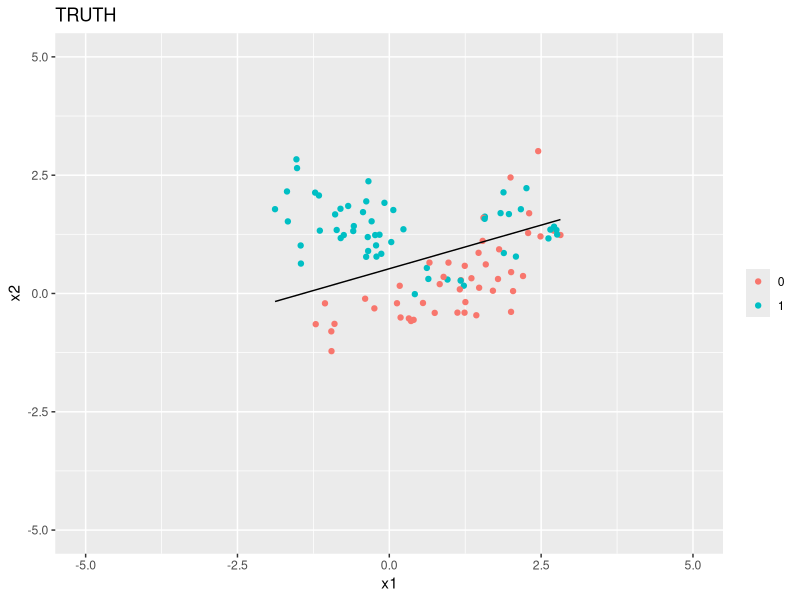
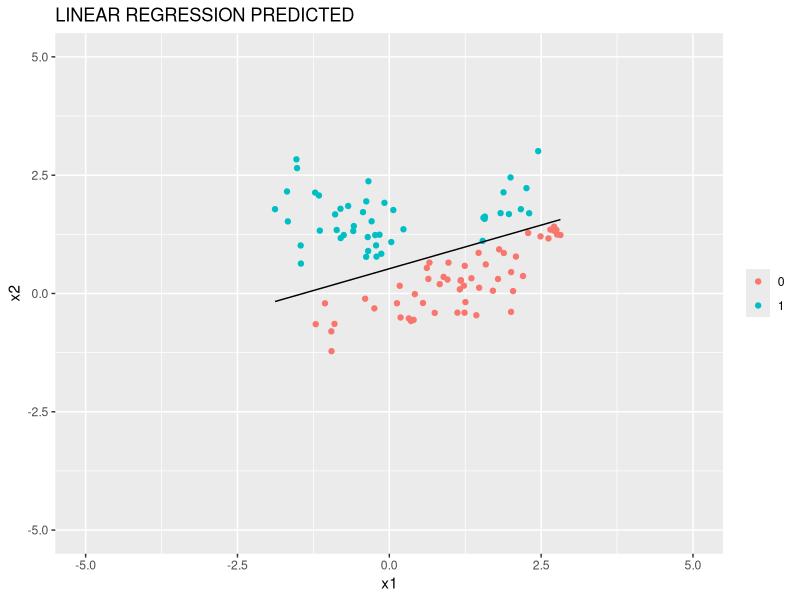
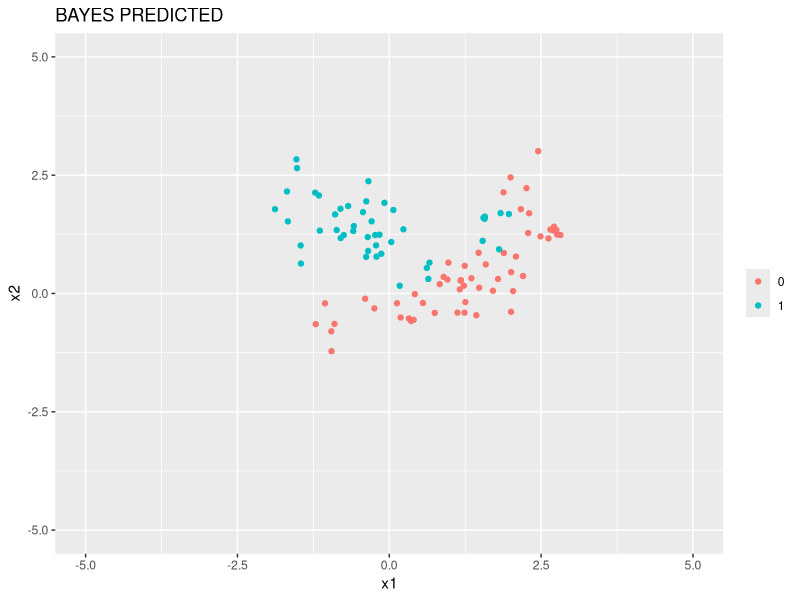

These charts were generated, in order, by the following R code:
# Chapter 2 Normal Mixture Models Simulation
# Alexander Durbin
# Worry about optimization later

rm(list = ls())

library(tidyverse)
library(MASS)
library(mvtnorm)

set.seed(123)


# Generate Data -----------------------------------------------------------

# generate centroids
mu <- c(1, 0)
sigma <- diag(1, nrow = 2)
center <- mvrnorm(n = 5, mu = mu, Sigma = sigma)
centroids <- tibble(x1 = center[, 1], x2 = center[, 2], class = rep(0, 5))


mu <- c(0, 1)
center <- mvrnorm(n = 5, mu = mu, Sigma = sigma)
tmp <- tibble(x1 = center[, 1], x2 = center[, 2], class = rep(1, 5))

centroids <- bind_rows(centroids, tmp)

# generate data

my_data <- tibble(x1 = rep(0, 100), x2 = rep(0, 100), class = rep(NA, 100),
                  subclass = rep(NA, 100))

# make this a function with apply statement later
for (i in 1:nrow(my_data)) {
  
  row_index <- sample(1:10, 1)
  
  new_point <- mvrnorm(n = 1,
                       mu = c(centroids$x1[row_index], centroids$x2[row_index]),
                       Sigma = sigma / 5) 
  
  my_data$x1[i] = new_point[1]
  my_data$x2[i] = new_point[2]
  my_data$class[i] = centroids$class[row_index]
  my_data$subclass[i] = row_index
  
}


# Least squares classification and error rates ----------------------------

# linear model using x1, x2 to predict 0,1 response
lmfit <- lm(class ~ x1 + x2, data = my_data)

# create model matrix
tmp <- my_data %>% 
  dplyr::select(x1, x2) %>% 
  mutate(intercept = rep(1, nrow(my_data))) %>% 
  dplyr::select(intercept, x1, x2)

# predicted values
my_data$yhat <- as.matrix(tmp) %*% coefficients(lmfit)

# encoding of classes
my_data <- my_data %>% 
  mutate(pred_class_reg = ifelse(yhat > 0.5, 1, 0))

my_data <- my_data %>% 
  mutate(x1_seq = seq(min(x1), max(x1), length.out = nrow(my_data))) %>% 
  mutate(x2_seq = (0.5 - coefficients(lmfit)[1] - coefficients(lmfit)[2] * x1_seq) / coefficients(lmfit)[3])

# plot data by class
ggplot(data = my_data) +
  geom_point(mapping = aes(x = x1, y = x2, color = factor(class))) +
  theme(legend.title=element_blank()) +
  ggtitle('TRUTH') +
  geom_line(mapping = aes(x = x1_seq, y = x2_seq)) +
  ylim(-5, 5) +
  xlim(-5, 5)

ggplot(data = my_data) +
  geom_point(mapping = aes(x = x1, y = x2, color = factor(pred_class_reg))) +
  theme(legend.title=element_blank()) +
  ggtitle('LINEAR REGRESSION PREDICTED') +
  geom_line(mapping = aes(x = x1_seq, y = x2_seq)) +
  ylim(-5, 5) +
  xlim(-5, 5)

# Get terms for confusion matrix as in HW0

a <- my_data %>% 
  filter(class == 0, pred_class_reg == 0) %>% 
  nrow()

b <- my_data %>% 
  filter(class == 0, pred_class_reg == 1) %>% 
  nrow()

c <- my_data %>% 
  filter(class == 1, pred_class_reg == 0) %>% 
  nrow()

d <- my_data %>% 
  filter(class == 1, pred_class_reg == 1) %>% 
  nrow()

f_pos_reg <- b / (a + b)
f_neg_reg <- c / (c + d)


# Optimal separating boundary for sequence data ---------------------------------------------

# generate sequences for calculating class probabilities and plotting
# x1_seq <- seq(min(my_data$x1), max(my_data$x1), by = 0.01)
# x2_seq <- seq(min(my_data$x2), max(my_data$x2), length.out = length(x1_seq))
# seq_mat <- cbind(x1_seq, x2_seq)

# function to compute the normal density given data and centroid
# consider using dmvtnorm instead
# norm_den <- function(vec, cent){
#   
#   diff <- vec - cent
#   diff <- as.matrix(diff)
#   thing <- exp((-5 / 2) * diff %*% t(diff))
#   return(thing)
#   
# }

# class 1 numerator and denominator storage
# c1_num <- matrix(data = 0, ncol = 5, nrow = length(x1_seq))
# c1_den <- matrix(data = 0, ncol = 10, nrow = length(x1_seq))

# loop through the centroids and fill each column of c1_num with the density
# for that particular centroid
# for(i in 1:5){
#   # c1_num[, i] <- apply(seq_mat, 1, function(g) norm_den(g, centroids[i, 1:2]))
#   c1_num[, i] <- apply(
#     seq_mat, 1,
#     function(g) dmvnorm(x = g, mean = as.matrix(centroids[i, 1:2]), sigma = diag(1/5, nrow = 2))
#   )
# }
# 
# # do the same except for all 10 centroids
# for(i in 1:10){
#   # c1_den[, i] <- apply(seq_mat, 1, function(g) norm_den(g, centroids[i, 1:2]))
#   c1_den[, i] <- apply(
#     seq_mat, 1,
#     function(g) dmvnorm(x = g, mean = as.matrix(centroids[i, 1:2]), sigma = diag(1/5, nrow = 2))
#   )
# }
# 
# # now sum across the rows
# c1_num <- apply(c1_num, 1, sum)
# c1_den <- apply(c1_den, 1, sum)
# 
# # make a dataframe and add column of the probabilities derived in class
# # make a new column of 1 - class 1 probs = class 2 probs
# seq_mat <- as.tibble(seq_mat) %>%
#   mutate(class_1_probs = c1_num/c1_den) %>% 
#   mutate(class_2_probs = 1 - class_1_probs)
#   
# # find observations where class probabilites are approximately equal
# seq_mat <- seq_mat %>% 
#   filter(abs(class_1_probs - class_2_probs) < 5e-2)
# 
# # failed plot attempt
# ggplot() +
#   geom_point(data = my_data, mapping = aes(x = x1, y = x2, color = factor(class))) +
#   theme(legend.title=element_blank()) +
#   ggtitle('TRUTH') +
#   geom_curve(data = seq_mat, mapping = aes(x = x1_seq, y = x2_seq, xend = min(my_data$x1), yend = min(my_data$x2)))
#   

# Bayes Optimal Classifier for true data ----------------------------------

c1_num <- matrix(data = 0, ncol = 5, nrow = nrow(my_data))
c1_den <- matrix(data = 0, ncol = 10, nrow = nrow(my_data))

# loop through the centroids and fill each column of c1_num with the density
# for that particular centroid
for(i in 1:5){
  # c1_num[, i] <- apply(seq_mat, 1, function(g) norm_den(g, centroids[i, 1:2]))
  c1_num[, i] <- apply(
    as.matrix(my_data[, 1:2]), 1,
    function(g) dmvnorm(x = g, mean = as.matrix(centroids[i, 1:2]), sigma = diag(1/5, nrow = 2))
  )
}

# do the same except for all 10 centroids
for(i in 1:10){
  # c1_den[, i] <- apply(seq_mat, 1, function(g) norm_den(g, centroids[i, 1:2]))
  c1_den[, i] <- apply(
    as.matrix(my_data[, 1:2]), 1,
    function(g) dmvnorm(x = g, mean = as.matrix(centroids[i, 1:2]), sigma = diag(1/5, nrow = 2))
  )
}

# now sum across the rows
c1_num <- apply(c1_num, 1, sum)
c1_den <- apply(c1_den, 1, sum)

# make a dataframe and add column of the probabilities derived in class
# make a new column of 1 - class 1 probs = class 2 probs
my_data <- my_data %>%
  mutate(class_1_probs = c1_num/c1_den) %>% 
  mutate(class_2_probs = 1 - class_1_probs) %>% 
  mutate(bayes_pred_class = ifelse(class_1_probs > class_2_probs, 0, 1))
  
# Get terms for confusion matrix as in HW0

a <- my_data %>% 
  filter(class == 0, bayes_pred_class == 0) %>% 
  nrow()

b <- my_data %>% 
  filter(class == 0, bayes_pred_class == 1) %>% 
  nrow()

c <- my_data %>% 
  filter(class == 1, bayes_pred_class == 0) %>% 
  nrow()

d <- my_data %>% 
  filter(class == 1, bayes_pred_class == 1) %>% 
  nrow()

f_pos_bayes <- b / (a + b)
f_neg_bayes <- c / (c + d)

boundary_points <- my_data %>% 
  filter((class_1_probs - class_2_probs) < 1e-5)
# this gives points close together

ggplot(data = my_data) +
  geom_point(mapping = aes(x = x1, y = x2, color = factor(bayes_pred_class))) +
  theme(legend.title=element_blank()) +
  ggtitle('BAYES PREDICTED') +
  ylim(-5, 5) +
  xlim(-5, 5)

